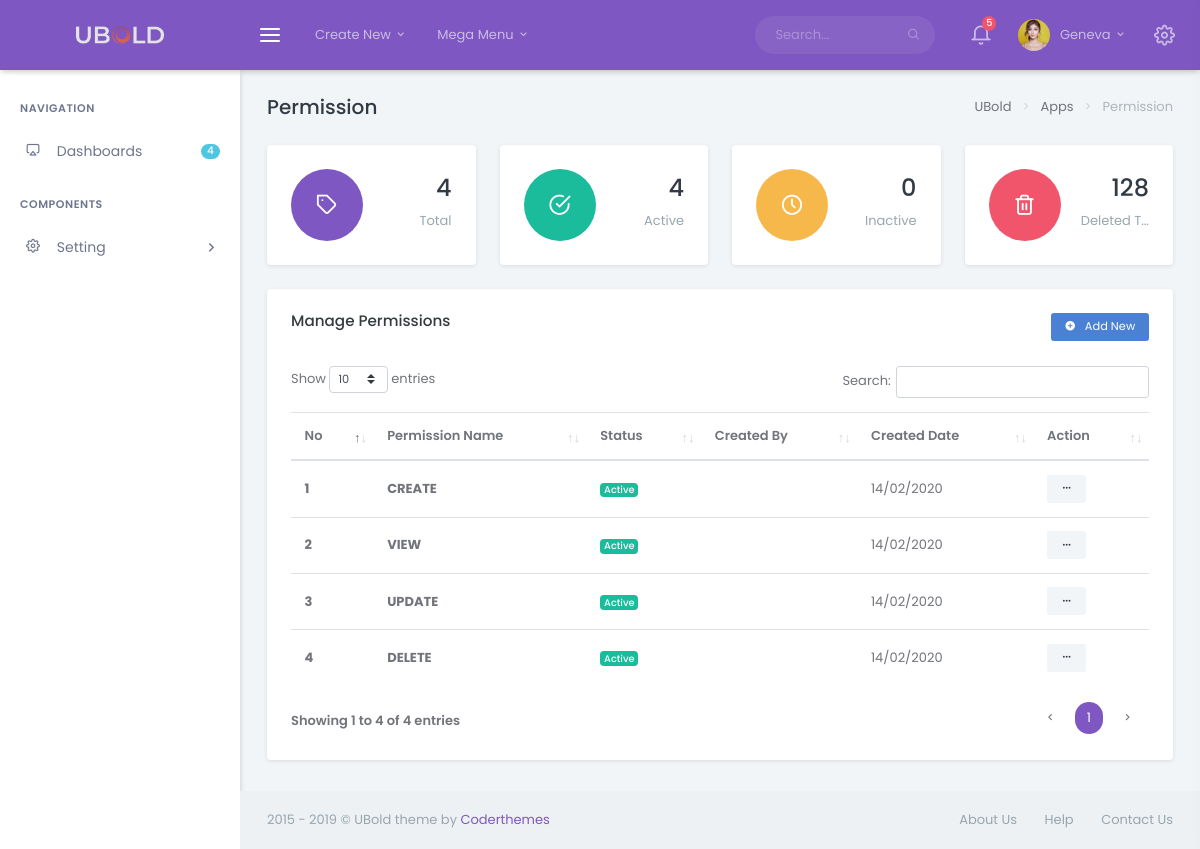
The app's page /index.php/permission with its own data.
### tables this page shows
CREATE TABLE `permission`  (
  `permission_id` int(11) NOT NULL AUTO_INCREMENT,
  `permission_name` varchar(255) NULL DEFAULT NULL,
  `created_by` int(11) NULL DEFAULT NULL,
  `created_at` datetime(0) NULL DEFAULT NULL,
  `updated_by` int(11) NULL DEFAULT NULL,
  `updated_at` datetime(0) NULL DEFAULT NULL,
  `status` int(1) NULL DEFAULT NULL,
  PRIMARY KEY (`permission_id`) USING BTREE
);

### application/controllers/Permission.php (called while the page is built, shortened)
<?php
class Permission extends CI_Controller
{
	private $data = array();
	private $page = "pages/permissions/";
	private $title = "permission";
	function __construct()
	{
		$this->load->model('PermissionModel','permissionModel');
		$this->data['title'] = $this->title;
		$this->data['status'] = $this->permissionModel->count();
	}
	public function index(){
		$this->data['data'] = $this->permissionModel->getAll();
		$this->load->view($this->page."list", $this->data);
	}
}
 ?>

### index.php (called while the page is built, shortened)
<?php
require_once BASEPATH.'core/CodeIgniter.php';

### application/models/PermissionModel.php (called while the page is built, shortened)
<?php
class PermissionModel extends CI_Model
{
	private $table     = "permission";
	function getAll(){
		$result = $this->db->get($this->table);
		return $result->result_array();
	}
}
?>

### application/views/pages/permissions/list.php (the view, shortened to what this page needs)
<div class="container-fluid">
    <div class="row">
        <div class="col-12">
            <div class="page-title-box">
                <div class="page-title-right">
                    <ol class="breadcrumb m-0">
                        <li class="breadcrumb-item"><a href="javascript: void(0);">UBold</a></li>
                        <li class="breadcrumb-item"><a href="javascript: void(0);">Apps</a></li>
                        <li class="breadcrumb-item active"><?php echo (isset($title) ? ucfirst($title) : $this->uri->segment(1)); ?></li>
                    </ol>
                </div>
                <h4 class="page-title"><?php echo (isset($title) ? ucfirst($title) : $this->uri->segment(2)); ?></h4>
            </div>
        </div>
    </div>
    <div class="row">
        <div class="col-md-6 col-xl-3">
            <div class="widget-rounded-circle card-box" onclick="window.location.href = '<?php echo base_url(); ?>permission';">
                <div class="row">
                    <div class="col-6">
                        <div class="avatar-lg rounded-circle bg-primary">
                            <i class="fe-tag font-22 avatar-title text-white"></i>
                        </div>
                    </div>
                    <div class="col-6">
                        <div class="text-right">
                            <h3 class="text-dark mt-1"><span data-plugin="counterup"><?php echo $status['all']; ?></span></h3>
                            <p class="text-muted mb-1 text-truncate">Total</p>
                        </div>
                    </div>
                </div>
            </div>
        </div>
        <div class="col-md-6 col-xl-3">
            <div class="widget-rounded-circle card-box" onclick="window.location.href = '<?php echo base_url(); ?>permission/sortby/active';">
                <div class="row">
                    <div class="col-6">
                        <div class="avatar-lg rounded-circle bg-success">
                            <i class="fe-check-circle font-22 avatar-title text-white"></i>
                        </div>
                    </div>
                    <div class="col-6">
                        <div class="text-right">
                            <h3 class="text-dark mt-1"><span data-plugin="counterup"><?php echo $status['active']; ?></span></h3>
                            <p class="text-muted mb-1 text-truncate">Active</p>
                        </div>
                    </div>
                </div>
            </div>
        </div>
        <div class="col-md-6 col-xl-3">
            <div class="widget-rounded-circle card-box" onclick="window.location.href = '<?php echo base_url(); ?>permission/sortby/inactive';">
                <div class="row">
                    <div class="col-6">
                        <div class="avatar-lg rounded-circle bg-warning">
                            <i class="fe-clock font-22 avatar-title text-white"></i>
                        </div>
                    </div>
                    <div class="col-6">
                        <div class="text-right">
                            <h3 class="text-dark mt-1"><span data-plugin="counterup"><?php echo $status['inactive']; ?></span></h3>
                            <p class="text-muted mb-1 text-truncate">Inactive</p>
                        </div>
                    </div>
                </div>
            </div>
        </div>
        <div class="col-md-6 col-xl-3">
            <div class="widget-rounded-circle card-box">
                <div class="row">
                    <div class="col-6">
                        <div class="avatar-lg rounded-circle bg-danger">
                            <i class="fe-trash-2 font-22 avatar-title text-white"></i>
                        </div>
                    </div>
                    <div class="col-6">
                        <div class="text-right">
                            <h3 class="text-dark mt-1"><span data-plugin="counterup">128</span></h3>
                            <p class="text-muted mb-1 text-truncate">Deleted Tickets</p>
                        </div>
                    </div>
                </div>
            </div>
        </div>
    </div>
    <div class="row">
        <div class="col-12">
            <div class="card-box">
                <!-- <button type="button" class="btn btn-sm btn-danger waves-effect waves-light float-right">
                    <i class="mdi mdi-plus-circle"></i> Add Role
                </button> -->
                <a href="#modal-add" class="btn btn-sm btn-blue waves-effect waves-light float-right" data-animation="fadein" data-plugin="custommodal" data-overlayColor="#38414a"><i class="mdi mdi-plus-circle mr-1"></i> Add New</a>
                <h4 class="header-title mb-4">Manage Permissions</h4>
                <table class="table table-hover m-0 table-centered dt-responsive nowrap w-100" id="tickets-table">
                    <thead>
                    <tr>
                        <th>No</th>
                        <th>Permission Name</th>
                        <th>Status</th>
                        <th>Created By</th>
                        <th>Created Date</th>
                        <th class="hidden-sm">Action</th>
                    </tr>
                    </thead>
                    <tbody>
                    <?php
                    if(isset($data)){
                        $i=1;
                        foreach ($data as $row) { ?>
                           <tr>
                                <td><b><?php echo $i++; ?></b></td>
                                <td><b><?php echo strtoupper($row['permission_name']); ?></b></td>
                                <td>
                                    <?php echo ($row['status'] == 1 ? '<span class="badge badge-success">Active</span>' : '<span class="badge badge-secondary">In-Active</span>'); ?>
                                </td>
                                <td><?php echo $row['created_by']; ?></td>
                                <td><?php echo date('d/m/Y', strtotime($row['created_at']));; ?></td>
                                <td>
                                    <div class="btn-group dropdown">
                                        <a href="javascript: void(0);" class="table-action-btn dropdown-toggle arrow-none btn btn-light btn-sm" data-toggle="dropdown" aria-expanded="false"><i class="mdi mdi-dots-horizontal"></i></a>
                                    </div>
                                </td>
                            </tr>
                        <?php }
                    }?>
                    </tbody>
                </table>
            </div>
        </div>
    </div>

### records on screen
permission: permission_name "CREATE", status "Active", created_at "14/02/2020"
permission: permission_name "VIEW", status "Active", created_at "14/02/2020"
permission: permission_name "UPDATE", status "Active", created_at "14/02/2020"
permission: permission_name "DELETE", status "Active", created_at "14/02/2020"

### other values on screen
$title "Permission"
$status['all'] "4"
$status['active'] "4"
$status['inactive'] "0"
